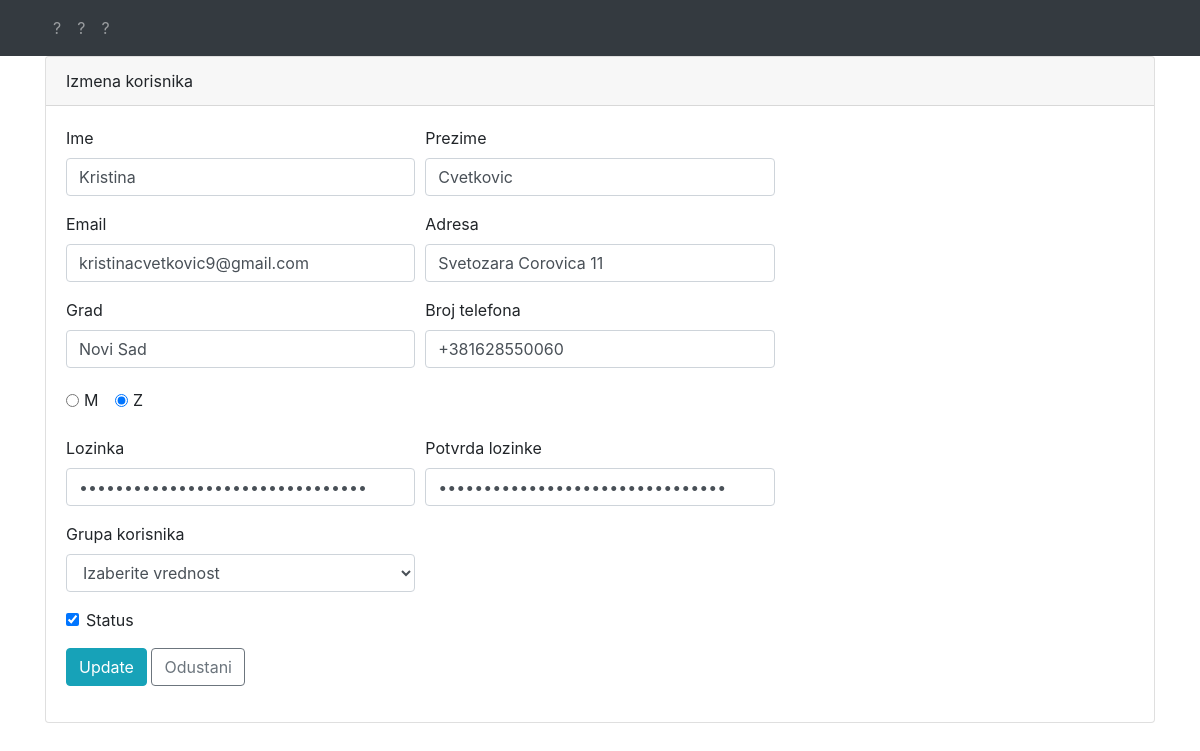
The page /korisnici/nko.php?editid=148 on the database its author committed.
### tables this page shows
CREATE TABLE `users` (
  `id` int(11) NOT NULL,
  `name` varchar(250) NOT NULL,
  `surname` varchar(250) NOT NULL,
  `email` varchar(250) NOT NULL,
  `address` varchar(250) NOT NULL,
  `city` varchar(250) NOT NULL,
  `phone` varchar(250) NOT NULL,
  `gender` char(1) NOT NULL,
  `user_group` varchar(50) NOT NULL,
  `password` varchar(250) NOT NULL,
  `activeuser` int(11) NOT NULL
);

### db/actionko.php (called while the page is built, shortened)
<?php
$mysqli = new mysqli('localhost', 'root', '', 'crud') or die(mysqli_error($mysqli));
if(isset($_GET['editid'])) {
	$id = $_GET['editid'];
	$update = true;
	$result = $mysqli->query("SELECT * FROM users WHERE id=$id") or die($mysqli->error());
	if($result->num_rows) {
		$row = $result->fetch_array();
		$name = $row['name'];
		$surname = $row['surname'];
		$email = $row['email'];
		$address = $row['address'];
		$city = $row['city'];
		$phone = $row['phone'];
		$gender= $row['gender'];
		$activeuser = $row['activeuser'];
		$password = $row['password'];
	}
}
?>

### korisnici/nko.php (the view, shortened to what this page needs)
<!DOCTYPE html>
<html>
<head>
  <link rel="stylesheet" type="text/css" href="../css/proizvodi.css">
  <link rel="stylesheet" type="text/css" href="../css/style.css">
  <link rel="stylesheet" type="text/css" href="../css/all.min.css">
  <link rel="stylesheet" type="text/css" href="../css/bootstrap.min.css">
</head>
<body>
  <header>
    <nav class="navbar navbar-expand-lg navbar-dark bg-dark">
      <div class="container">
        <div class="collapse navbar-collapse" id="navbarSupportedContent">
            <ul class="navbar-nav">
              <li class="nav-item">
                <a class="nav-link" href="">?</a>
              </li>
              <li class="nav-item dropdown">
                <a class="nav-link collapse-toggle" href="#" id="navbarDropdown" role="button" data-toggle="dropdown" aria-haspopup="true" aria-expanded="false">
                  ?
                </a>
              </li>
               <li class="nav-item">
                <a class="nav-link" href="">?</a>
              </li>
            </ul>
          </div>
      </div>
    </nav>
  </header>
<?php include '../db/actionko.php'; ?>
<form class="container" action="../db/actionko.php" method="POST">
    <div class="card">
        <div class="card-header">
          Izmena korisnika
        </div>
        <div class="card-body">
          <div class="form-row">
            <div class="col-4 form-group">
              <label>Ime</label>
                <input type="text" class="form-control" name="name" placeholder="" value="<?php if($id){ echo $name; } ?>">
            </div>
            <div class="col-4 form-group">
              <label>Prezime</label>
                <input type="text" class="form-control" name="surname" placeholder="" value="<?php if($id){ echo $surname; } ?>">
            </div>
          </div>
          <div class="form-row">
            <div class="col-4 form-group">
              <label>Email</label>
              <input type="text" class="form-control" name="email" placeholder="" value="<?php if($id){ echo $email; } ?>">
            </div>
            <div class="col-4 form-group">
              <label>Adresa</label>
              <input type="text" class="form-control" name="address" placeholder="" value="<?php if($id){ echo $address; } ?>">
            </div>
          </div>
          <div class="form-row">
            <div class="col-4 form-group">
              <label>Grad</label>
              <input type="text" class="form-control" name="city" placeholder="" value="<?php if($id){ echo $city; } ?>">
            </div>
            <div class="col-4 form-group">
              <label>Broj telefona</label>
              <input type="text" class="form-control" name="phone" placeholder="" value="<?php if($id){ echo $phone; } ?>">
            </div>
          </div>
          <div class="form-row">
            <div class="col-4 pt-1 form-group">
              <label class="form-check form-check-inline">
                  <input class="form-check-input" type="radio" name="gender" value="Male" <?php if ($gender == 'M') echo "checked"; ?>>
                  <span class="form-check-label">M</span>
              </label>
              <label class="form-check form-check-inline">
                <input class="form-check-input" type="radio" name="gender" value="Female" <?php if ($gender== 'F') echo "checked"; ?>>
                  <span class="form-check-label">Z</span>
              </label>
            </div>
          </div>
          <div class="form-row">
            <div class="col-4 form-group">
              <label>Lozinka</label>
                <input type="password" class="form-control" name="password" placeholder="" autocomplete="new-password" value="<?php if($id){ echo $password; } ?>">
            </div>
            <div class="col-4 form-group">
              <label>Potvrda lozinke</label>
                <input type="password" class="form-control" name="password" placeholder="" value="<?php if($id){ echo $password; } ?>">
            </div>
          </div>
          <div class="form-row">
            <div class="col-4">
              <label>Grupa korisnika</label>
              <select class="form-control" name="user_group">
                  <option value="">Izaberite vrednost</option>
              </select>
            </div>
          </div>
          <div class="form-row pt-3">
            <div class="col-3 form-group">
              <div class="form-check">
              <input class="form-check-input" type="checkbox" id="activeuser" name="activeuser" value="1" <?php if($id && $activeuser == 1){ echo 'checked';  }   ?>>
              <label class="form-check-label" for="activeuser">Status</label>
              </div>
            </div>
          </div>
          <div class="form-row">
            <div class="col-3 form-group">
               <?php
                if ($update == true):
                ?>
                  <button type="submit" class="btn btn-info" name="update">Update</button>
                <?php else: ?>
                  <button type="submit" class="btn btn-primary" name="sacuvaj">Sacuvaj</button>
                <?php endif; ?>
            <button type="submit" class="btn btn-outline-secondary" name="odustani">Odustani</button>
          </div>
        </div>
  </div>
</form>
<?php include '../templates/footer.php'; ?>

### rows shown on the page
users: name "Kristina", surname "Cvetkovic", email "kristinacvetkovic9@gmail.com", address "Svetozara Corovica 11", city "Novi Sad", phone "+381628550060", gender "☐ M", gender "☑ Z", activeuser "☑"
